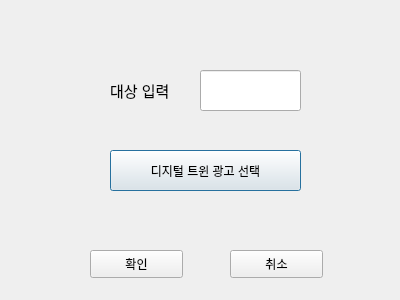
<?xml version="1.0" encoding="UTF-8"?>
<ui version="4.0">
 <class>Dialog</class>
 <widget class="QDialog" name="Dialog">
  <property name="geometry">
   <rect>
    <x>0</x>
    <y>0</y>
    <width>400</width>
    <height>300</height>
   </rect>
  </property>
  <property name="windowTitle">
   <string>Dialog</string>
  </property>
  <widget class="QLineEdit" name="lineEdit">
   <property name="geometry">
    <rect>
     <x>200</x>
     <y>70</y>
     <width>101</width>
     <height>41</height>
    </rect>
   </property>
   <property name="text">
    <string/>
   </property>
  </widget>
  <widget class="QPushButton" name="pushButton">
   <property name="geometry">
    <rect>
     <x>110</x>
     <y>150</y>
     <width>191</width>
     <height>41</height>
    </rect>
   </property>
   <property name="text">
    <string>디지털 트윈 광고 선택</string>
   </property>
  </widget>
  <widget class="QPushButton" name="pushButton_2">
   <property name="geometry">
    <rect>
     <x>90</x>
     <y>250</y>
     <width>93</width>
     <height>28</height>
    </rect>
   </property>
   <property name="text">
    <string>확인</string>
   </property>
  </widget>
  <widget class="QPushButton" name="pushButton_3">
   <property name="geometry">
    <rect>
     <x>230</x>
     <y>250</y>
     <width>93</width>
     <height>28</height>
    </rect>
   </property>
   <property name="text">
    <string>취소</string>
   </property>
  </widget>
  <widget class="QLabel" name="label">
   <property name="geometry">
    <rect>
     <x>110</x>
     <y>60</y>
     <width>81</width>
     <height>61</height>
    </rect>
   </property>
   <property name="font">
    <font>
     <pointsize>11</pointsize>
    </font>
   </property>
   <property name="text">
    <string>대상 입력</string>
   </property>
  </widget>
 </widget>
 <resources/>
 <connections/>
</ui>
